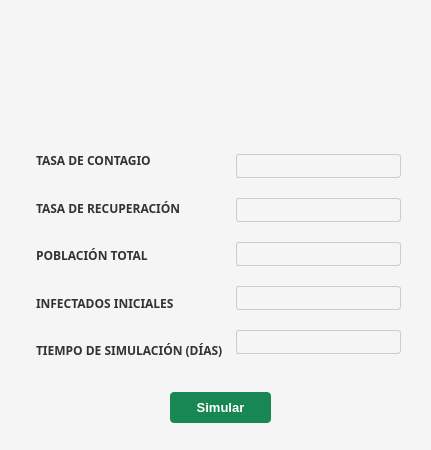
<?xml version="1.0" encoding="UTF-8"?>
<ui version="4.0">
 <class>MainWindow</class>
 <widget class="QMainWindow" name="MainWindow">
  <property name="geometry">
   <rect>
    <x>0</x>
    <y>0</y>
    <width>431</width>
    <height>450</height>
   </rect>
  </property>
  <property name="minimumSize">
   <size>
    <width>431</width>
    <height>450</height>
   </size>
  </property>
  <property name="maximumSize">
   <size>
    <width>431</width>
    <height>450</height>
   </size>
  </property>
  <property name="windowTitle">
   <string>SIR Simulator</string>
  </property>
  <property name="windowIcon">
   <iconset>
    <normaloff>../resources/dibujito.png</normaloff>../resources/dibujito.png</iconset>
  </property>
  <property name="styleSheet">
   <string notr="true">background-color: #f5f5f5;
font-family: 'Segoe UI', sans-serif;</string>
  </property>
  <widget class="QWidget" name="centralwidget">
   <widget class="QPushButton" name="simulate">
    <property name="geometry">
     <rect>
      <x>170</x>
      <y>392</y>
      <width>101</width>
      <height>31</height>
     </rect>
    </property>
    <property name="cursor">
     <cursorShape>PointingHandCursor</cursorShape>
    </property>
    <property name="styleSheet">
     <string notr="true">background-color: #198754;
font-weight: bold;
color: white;
border: none;
border-radius: 4px;
font-size: 13px;</string>
    </property>
    <property name="text">
     <string>Simular</string>
    </property>
   </widget>
   <widget class="QWidget" name="layoutWidget">
    <property name="geometry">
     <rect>
      <x>30</x>
      <y>140</y>
      <width>371</width>
      <height>231</height>
     </rect>
    </property>
    <layout class="QHBoxLayout" name="horizontalLayout">
     <item>
      <layout class="QVBoxLayout" name="verticalLayout">
       <item>
        <widget class="QLabel" name="label_2">
         <property name="font">
          <font>
           <family>Segoe UI,sans-serif</family>
           <weight>75</weight>
           <bold>true</bold>
          </font>
         </property>
         <property name="styleSheet">
          <string notr="true">color: #333333;
padding: 3px;
font-weight: bold;</string>
         </property>
         <property name="text">
          <string>TASA DE CONTAGIO</string>
         </property>
        </widget>
       </item>
       <item>
        <widget class="QLabel" name="label_5">
         <property name="font">
          <font>
           <family>Segoe UI,sans-serif</family>
           <weight>75</weight>
           <bold>true</bold>
          </font>
         </property>
         <property name="styleSheet">
          <string notr="true">
color: #333333;
padding: 3px;
font-weight: bold;</string>
         </property>
         <property name="text">
          <string>TASA DE RECUPERACIÓN</string>
         </property>
        </widget>
       </item>
       <item>
        <widget class="QLabel" name="label">
         <property name="font">
          <font>
           <family>Segoe UI,sans-serif</family>
           <weight>75</weight>
           <bold>true</bold>
          </font>
         </property>
         <property name="styleSheet">
          <string notr="true">
color: #333333;
padding: 3px;
font-weight: bold;</string>
         </property>
         <property name="text">
          <string>POBLACIÓN TOTAL</string>
         </property>
        </widget>
       </item>
       <item>
        <widget class="QLabel" name="label_3">
         <property name="font">
          <font>
           <family>Segoe UI,sans-serif</family>
           <weight>75</weight>
           <bold>true</bold>
          </font>
         </property>
         <property name="styleSheet">
          <string notr="true">
color: #333333;
padding: 3px;
font-weight: bold;</string>
         </property>
         <property name="text">
          <string>INFECTADOS INICIALES</string>
         </property>
        </widget>
       </item>
       <item>
        <widget class="QLabel" name="label_4">
         <property name="font">
          <font>
           <family>Segoe UI,sans-serif</family>
           <weight>75</weight>
           <bold>true</bold>
          </font>
         </property>
         <property name="styleSheet">
          <string notr="true">
color: #333333;
padding: 3px;
font-weight: bold;</string>
         </property>
         <property name="text">
          <string>TIEMPO DE SIMULACIÓN (DÍAS)</string>
         </property>
        </widget>
       </item>
      </layout>
     </item>
     <item>
      <layout class="QVBoxLayout" name="verticalLayout_2">
       <item>
        <widget class="QLineEdit" name="contagion_rate">
         <property name="styleSheet">
          <string notr="true">QLineEdit{
padding: 3px;
border: 1px solid #cccccc;
border-radius: 3px;
color: #333333;
}

QLineEdit:focus {
    border-color: #2A3663;
}</string>
         </property>
        </widget>
       </item>
       <item>
        <widget class="QLineEdit" name="recovery_rate">
         <property name="styleSheet">
          <string notr="true">QLineEdit{
padding: 3px;
border: 1px solid #cccccc;
border-radius: 3px;
color: #333333;
}

QLineEdit:focus {
    border-color: #2A3663;
}</string>
         </property>
        </widget>
       </item>
       <item>
        <widget class="QLineEdit" name="population">
         <property name="styleSheet">
          <string notr="true">QLineEdit{
padding: 3px;
border: 1px solid #cccccc;
border-radius: 3px;
color: #333333;
}

QLineEdit:focus {
    border-color: #2A3663;
}</string>
         </property>
        </widget>
       </item>
       <item>
        <widget class="QLineEdit" name="initial_infections">
         <property name="styleSheet">
          <string notr="true">QLineEdit{
padding: 3px;
border: 1px solid #cccccc;
border-radius: 3px;
color: #333333;
}

QLineEdit:focus {
    border-color: #2A3663;
}</string>
         </property>
        </widget>
       </item>
       <item>
        <widget class="QLineEdit" name="simulation_time">
         <property name="styleSheet">
          <string notr="true">QLineEdit{
padding: 3px;
border: 1px solid #cccccc;
border-radius: 3px;
color: #333333;
}

QLineEdit:focus {
    border-color: #2A3663;
}</string>
         </property>
        </widget>
       </item>
      </layout>
     </item>
    </layout>
   </widget>
   <widget class="QLabel" name="image">
    <property name="geometry">
     <rect>
      <x>140</x>
      <y>10</y>
      <width>141</width>
      <height>121</height>
     </rect>
    </property>
    <property name="styleSheet">
     <string notr="true">image: url(:/dibujito/dibujito.png);</string>
    </property>
    <property name="text">
     <string/>
    </property>
   </widget>
  </widget>
  <widget class="QStatusBar" name="statusbar"/>
 </widget>
 <resources>
  <include location="../resources/resource.qrc"/>
 </resources>
 <connections/>
</ui>
